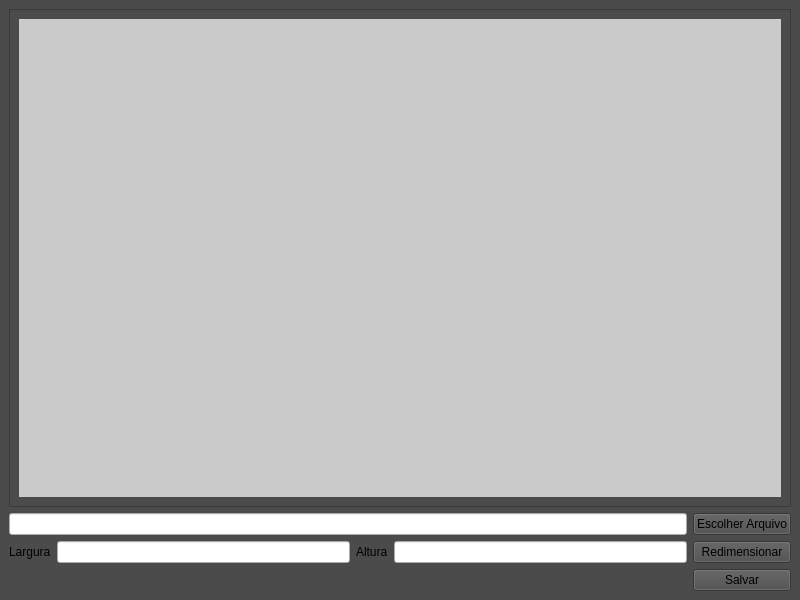
<?xml version="1.0" encoding="UTF-8"?>
<ui version="4.0">
 <class>MainWindow</class>
 <widget class="QMainWindow" name="MainWindow">
  <property name="geometry">
   <rect>
    <x>0</x>
    <y>0</y>
    <width>800</width>
    <height>600</height>
   </rect>
  </property>
  <property name="windowTitle">
   <string>Redimensionar Imagem</string>
  </property>
  <property name="styleSheet">
   <string notr="true">background-color:rgb(75, 75, 75)</string>
  </property>
  <widget class="QWidget" name="centralwidget">
   <layout class="QGridLayout" name="gridLayout">
    <item row="3" column="4">
     <widget class="QPushButton" name="btnRedimensionar">
      <property name="styleSheet">
       <string notr="true">background-colo:rgb(f, f, f)</string>
      </property>
      <property name="text">
       <string>Redimensionar</string>
      </property>
      <property name="shortcut">
       <string/>
      </property>
     </widget>
    </item>
    <item row="3" column="2">
     <widget class="QLabel" name="label_2">
      <property name="mouseTracking">
       <bool>false</bool>
      </property>
      <property name="tabletTracking">
       <bool>false</bool>
      </property>
      <property name="styleSheet">
       <string notr="true">color: rgb(f, f, f);</string>
      </property>
      <property name="text">
       <string>Altura</string>
      </property>
     </widget>
    </item>
    <item row="3" column="3">
     <widget class="QLineEdit" name="inputAltura">
      <property name="styleSheet">
       <string notr="true">background-color: rgb(f, f, f);</string>
      </property>
     </widget>
    </item>
    <item row="3" column="1">
     <widget class="QLineEdit" name="inputLargura">
      <property name="styleSheet">
       <string notr="true">background-color: rgb(f, f, f);</string>
      </property>
     </widget>
    </item>
    <item row="3" column="0">
     <widget class="QLabel" name="label">
      <property name="text">
       <string>Largura</string>
      </property>
     </widget>
    </item>
    <item row="4" column="4">
     <widget class="QPushButton" name="btnSalvar">
      <property name="text">
       <string>Salvar</string>
      </property>
     </widget>
    </item>
    <item row="1" column="0" colspan="5">
     <widget class="QScrollArea" name="scrollArea">
      <property name="widgetResizable">
       <bool>true</bool>
      </property>
      <widget class="QWidget" name="scrollAreaWidgetContents">
       <property name="geometry">
        <rect>
         <x>0</x>
         <y>0</y>
         <width>780</width>
         <height>493</height>
        </rect>
       </property>
       <layout class="QGridLayout" name="gridLayout_2">
        <item row="0" column="0">
         <widget class="QLabel" name="labelImg">
          <property name="styleSheet">
           <string notr="true">background-color: rgb(202, 202, 202);</string>
          </property>
          <property name="text">
           <string/>
          </property>
         </widget>
        </item>
       </layout>
      </widget>
     </widget>
    </item>
    <item row="2" column="4">
     <widget class="QPushButton" name="btnEscolherArquivo">
      <property name="text">
       <string>Escolher Arquivo</string>
      </property>
     </widget>
    </item>
    <item row="2" column="0" colspan="4">
     <widget class="QLineEdit" name="inputAbrirArquivo">
      <property name="styleSheet">
       <string notr="true">background-color: rgb(f, f, f);</string>
      </property>
     </widget>
    </item>
   </layout>
  </widget>
 </widget>
 <resources/>
 <connections/>
</ui>
